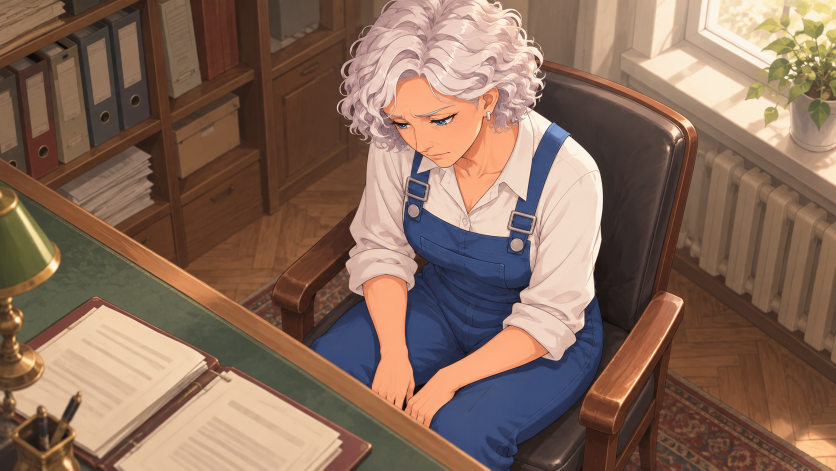
#> input picture assets/gen/cg_top_a__gpt-image-2_0.png, 1672 x 941 px (shown at 1/2 size)
$ python _cg_crops.py
#> lines starting #> are read from the running program, lines starting #| are printed output that depends on the picture
# -*- coding: utf-8 -*-
"""Кропы в нативном разрешении: лицо + поиск «букв» (мелкие тёмные штрихи на светлом)."""
import os
from PIL import Image
HERE = os.path.dirname(os.path.abspath(__file__))
ROOT = os.path.dirname(os.path.dirname(HERE))
GEN = os.path.join(ROOT, "assets", "gen")
OUT = os.path.join(ROOT, "_sat")
os.makedirs(OUT, exist_ok=True)

JOBS = [
    ("cg_top_a__gpt-image-2_0.png", (0.30, 0.10, 0.72, 0.52), "top_a_face"),
    ("cg_top_b__gpt-image-2_0.png", (0.24, 0.16, 0.66, 0.58), "top_b_face"),
    ("cg_top_c__gpt-image-2_0.png", (0.44, 0.10, 0.86, 0.52), "top_c_face"),
    ("cg_sad_a__gpt-image-2_0.png", (0.20, 0.12, 0.62, 0.54), "sad_a_face"),
    ("cg_sad_b__gpt-image-2_0.png", (0.20, 0.12, 0.62, 0.54), "sad_b_face"),
    ("cg_sad_c__gpt-image-2_0.png", (0.10, 0.12, 0.52, 0.54), "sad_c_face"),
]
for fn, (x0, y0, x1, y1), tag in JOBS:
    p = os.path.join(GEN, fn)
    im = Image.open(p).convert("RGB")
#> im is the input picture: PIL image 1672x941 RGB; mean R, G, B 135.1, 107.2, 90.6
    w, h = im.size
#> w = 1672; h = 941
    box = (int(w * x0), int(h * y0), int(w * x1), int(h * y1))
#> box = (501, 94, 1203, 489)
    c = im.crop(box)
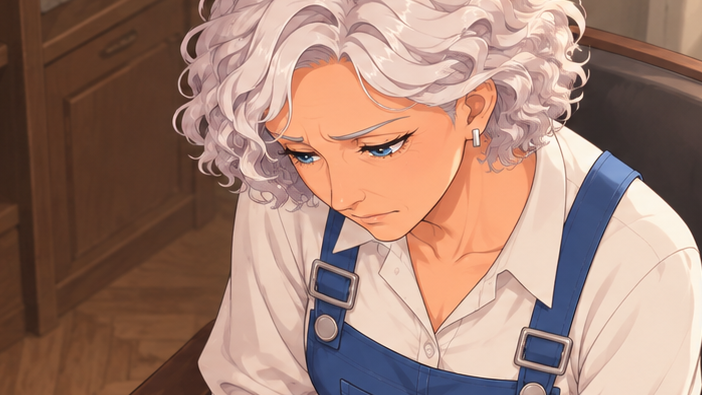
#> c: PIL image 702x395 RGB; mean R, G, B 161.8, 128.2, 114.2
    c = c.resize((c.width * 2, c.height * 2), Image.LANCZOS)
#> c: PIL image 1404x790 RGB
    out = os.path.join(OUT, "crop_%s.png" % tag)
    c.save(out)
    print(tag, box, c.size, '->', out)
#| top_a_face (501, 94, 1203, 489) (1404, 790) -> _sat/crop_top_a_face.png
#> pass 2 of the loop `for fn, (x0, y0, x1, y1), tag in JOBS:`:
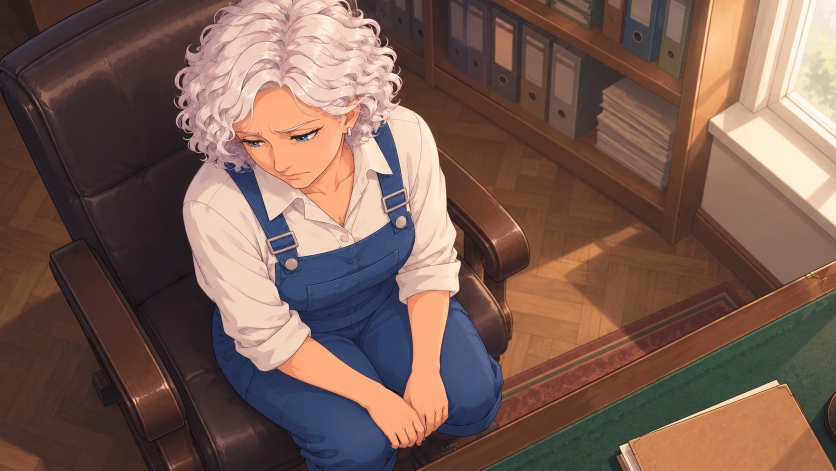
#> input picture assets/gen/cg_top_b__gpt-image-2_0.png, 1672 x 941 px (shown at 1/2 size)
#> im is the input picture: PIL image 1672x941 RGB; mean R, G, B 121.5, 94, 83.5
#> `c = im.crop(box)`:
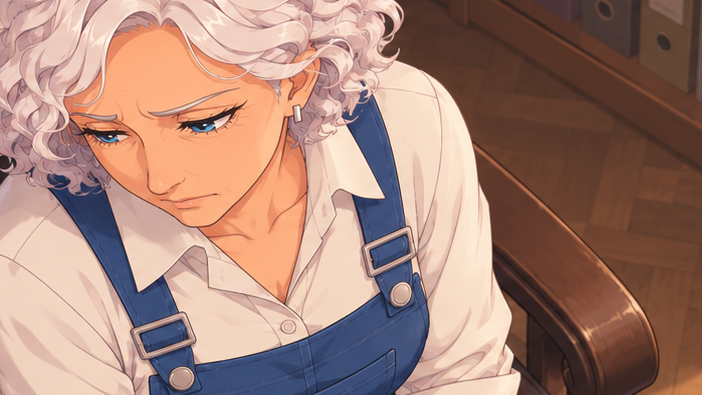
#> c: PIL image 702x395 RGB; mean R, G, B 167.2, 132, 119.1
#| top_b_face (401, 150, 1103, 545) (1404, 790) -> _sat/crop_top_b_face.png
#> pass 3 of the loop `for fn, (x0, y0, x1, y1), tag in JOBS:`:
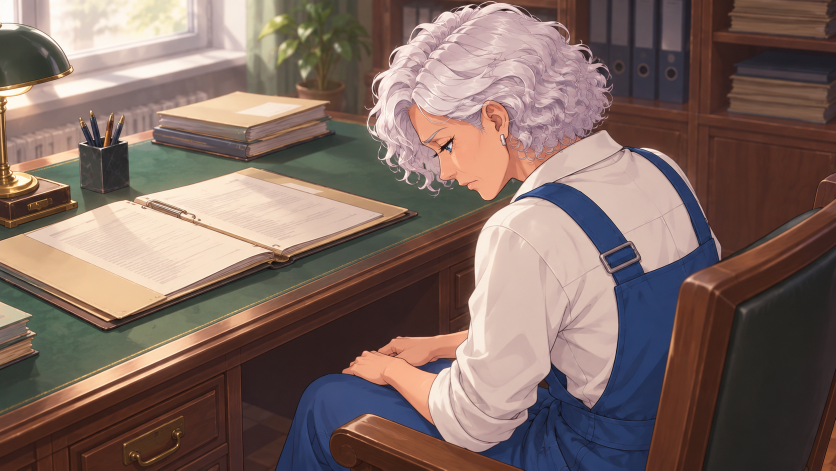
#> input picture assets/gen/cg_top_c__gpt-image-2_0.png, 1672 x 941 px (shown at 1/2 size)
#> im is the input picture: PIL image 1672x941 RGB; mean R, G, B 127.1, 106, 98.5
#> `c = im.crop(box)`:
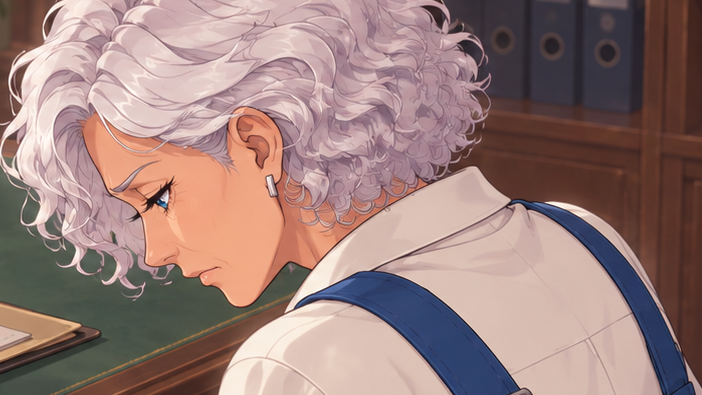
#> c: PIL image 702x395 RGB; mean R, G, B 154.9, 127.5, 123.3
#| top_c_face (735, 94, 1437, 489) (1404, 790) -> _sat/crop_top_c_face.png
#> the loop made 6 passes; the first 3 are shown
